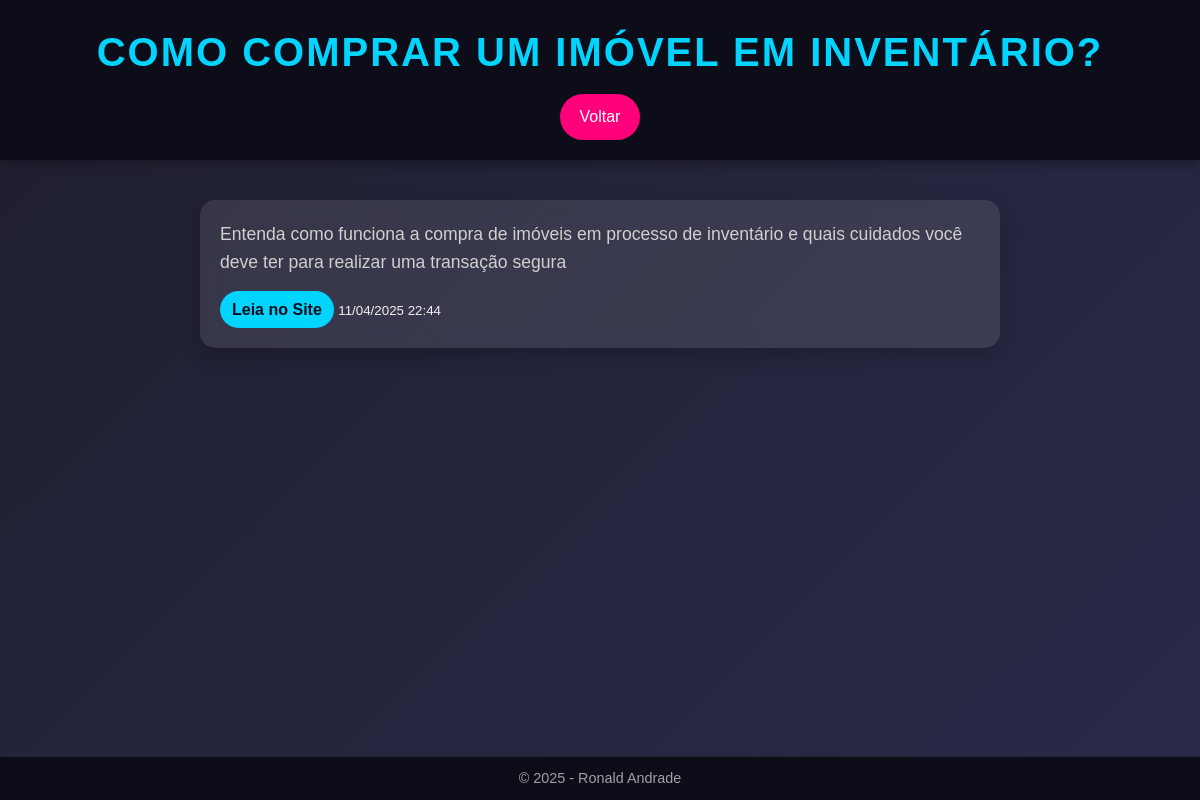
Page /noticia/1204 on the committed database.
### app/models.py (models this page shows)
class Noticia(db.Model):
    __tablename__ = 'Noticia'
    id = db.Column(db.Integer, primary_key=True)
    titulo = db.Column(db.String(200), nullable=False)
    conteudo = db.Column(db.Text, nullable=False)
    url = db.Column(db.String(500), unique=True, nullable=False)
    data_publicacao = db.Column(db.DateTime, nullable=False)
    resumo = db.Column(db.Text)

### app/routes.py (the view)
@bp.route('/noticia/<int:id>')
def noticia_detalhe(id):
    noticia = Noticia.query.get_or_404(id)
    return render_template('noticia.html', noticia=noticia)

### app/templates/noticia.html (shortened to what this page needs)
<!DOCTYPE html>
<html lang="pt-br">
<head>
    <link rel="stylesheet" href="{{ url_for('static', filename='styles.css') }}">
</head>
<body>
    <header>
        <h1>{{ noticia.titulo }}</h1>
        <a href="/" class="btn-voltar">Voltar</a>
    </header>
    <main>
        <section class="noticia-detalhe">
            <p>{{ noticia.conteudo }}</p>
            <a href="{{ noticia.url }}" target="_blank" class="btn-leia-mais">Leia no Site</a>
            <small>{{ noticia.data_publicacao.strftime('%d/%m/%Y %H:%M') }}</small>
        </section>
    </main>
    <footer>
        <p>© 2025 - Ronald Andrade</p>
    </footer>
</body>
</html>

### app/static/styles.css (style rules this page uses)
* { margin: 0; padding: 0; box-sizing: border-box; font-family: 'Arial', sans-serif; }
body { background: linear-gradient(135deg, #1e1e2f 0%, #2a2a4a 100%); color: #f0f0f0; line-height: 1.6; min-height: 100vh; display: flex; flex-direction: column; }
header { background: #0d0d1a; padding: 20px; text-align: center; box-shadow: 0 4px 10px rgba(0, 0, 0, 0.3); }
header h1 { font-size: 2.5em; color: #00d4ff; text-transform: uppercase; letter-spacing: 2px; }
.btn-atualizar, .btn-voltar { display: inline-block; margin-top: 10px; padding: 10px 20px; background: #ff007a; color: #fff; text-decoration: none; border-radius: 25px; transition: transform 0.3s, background 0.3s; }
main { flex: 1; padding: 20px; }
.btn-leia-mais { display: inline-block; padding: 6px 12px; background: #00d4ff; color: #0d0d1a; text-decoration: none; border-radius: 20px; font-weight: bold; transition: background 0.3s; align-self: flex-start; }
.noticia-detalhe { max-width: 800px; margin: 20px auto; padding: 20px; background: rgba(255, 255, 255, 0.1); border-radius: 15px; backdrop-filter: blur(10px); box-shadow: 0 8px 20px rgba(0, 0, 0, 0.2); }
.noticia-detalhe p { font-size: 1.1em; color: #d0d0d0; margin-bottom: 15px; }
footer { background: #0d0d1a; padding: 10px; text-align: center; font-size: 0.9em; color: #a0a0a0; border-top: 1px solid rgba(255, 255, 255, 0.1); }

### rows in the picture
Noticia: titulo "COMO COMPRAR UM IMÓVEL EM INVENTÁRIO?", conteudo "Entenda como funciona a compra de imóveis em processo de inventário e quais cuidados você deve ter para realizar uma transação segura", data_publicacao "11/04/2025 22:44"
